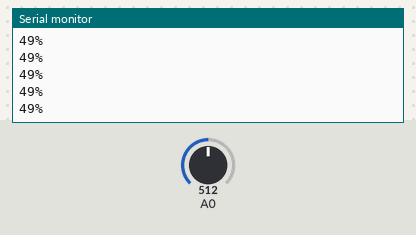
A sketch run on a simulated Arduino Uno, built with avr-gcc and run on an emulated ATmega328P. Parts: the last lines printed to the serial monitor. The inputs (shaded band) are chosen by the test bench; at power-on: A0 = 512.

Above: at 1.2 s.
1.3 s: A0 set to 716
At 2.0 s:
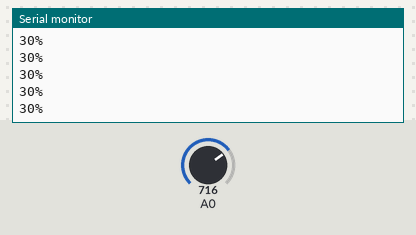
2.8 s: A0 set to 900
At 3.3 s:
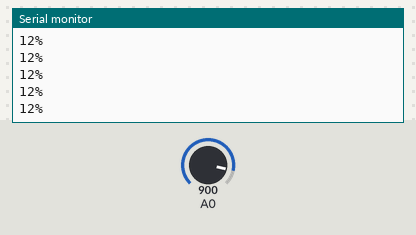
Timing chart, 0 to 5.8 s (numbered marks = the images above; inputs shaded):
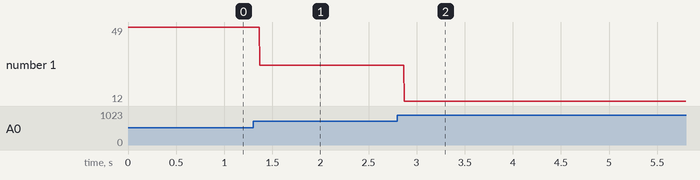

The sketch:

sketch_Moisure_sensor.ino
```cpp
void setup() {
  // put your setup code here, to run once:
  Serial.begin(9600);
  pinMode(A0, INPUT);

}

void loop() {
  // put your main code here, to run repeatedly:
  long int var1 = analogRead(A0);
  var1 =  map(var1, 1023,0,0,100);
  Serial.print(var1);
  Serial.println("%");

}
```

Measured:
- after the input at 1.3 s, the serial monitor: prints a new line after 0.07 s (image 1)
- after the input at 2.8 s, the serial monitor: prints a new line after 0.07 s (image 2)
- plotted number 1: 49 → 30 after the input at 1.3 s, 30 → 12 after the input at 2.8 s
